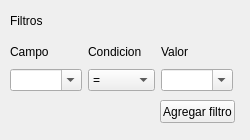
<?xml version="1.0" encoding="UTF-8"?>
<ui version="4.0">
 <class>Form</class>
 <widget class="QWidget" name="Form">
  <property name="geometry">
   <rect>
    <x>0</x>
    <y>0</y>
    <width>250</width>
    <height>140</height>
   </rect>
  </property>
  <property name="sizePolicy">
   <sizepolicy hsizetype="Fixed" vsizetype="Fixed">
    <horstretch>0</horstretch>
    <verstretch>0</verstretch>
   </sizepolicy>
  </property>
  <property name="windowTitle">
   <string>Form</string>
  </property>
  <widget class="QPushButton" name="pushButton">
   <property name="geometry">
    <rect>
     <x>160</x>
     <y>100</y>
     <width>75</width>
     <height>23</height>
    </rect>
   </property>
   <property name="text">
    <string>Agregar filtro</string>
   </property>
  </widget>
  <widget class="QLabel" name="lb_titulo">
   <property name="geometry">
    <rect>
     <x>10</x>
     <y>10</y>
     <width>69</width>
     <height>21</height>
    </rect>
   </property>
   <property name="text">
    <string>Filtros</string>
   </property>
  </widget>
  <widget class="QWidget" name="verticalLayoutWidget">
   <property name="geometry">
    <rect>
     <x>10</x>
     <y>40</y>
     <width>223</width>
     <height>51</height>
    </rect>
   </property>
   <layout class="QVBoxLayout" name="verticalLayout">
    <item>
     <layout class="QGridLayout" name="gridLayout">
      <item row="1" column="2">
       <widget class="QLabel" name="lb_valor">
        <property name="text">
         <string>Valor</string>
        </property>
       </widget>
      </item>
      <item row="2" column="0">
       <widget class="QComboBox" name="fil_campo">
        <property name="editable">
         <bool>true</bool>
        </property>
       </widget>
      </item>
      <item row="2" column="1">
       <widget class="QComboBox" name="fil_condicion">
        <property name="autoFillBackground">
         <bool>false</bool>
        </property>
        <property name="inputMethodHints">
         <set>Qt::ImhNone</set>
        </property>
        <property name="editable">
         <bool>false</bool>
        </property>
        <property name="currentIndex">
         <number>0</number>
        </property>
        <property name="frame">
         <bool>true</bool>
        </property>
        <property name="modelColumn">
         <number>0</number>
        </property>
        <item>
         <property name="text">
          <string>=</string>
         </property>
        </item>
        <item>
         <property name="text">
          <string>&lt;</string>
         </property>
        </item>
        <item>
         <property name="text">
          <string>&gt;</string>
         </property>
        </item>
        <item>
         <property name="text">
          <string>&lt;=</string>
         </property>
        </item>
        <item>
         <property name="text">
          <string>&gt;=</string>
         </property>
        </item>
        <item>
         <property name="text">
          <string>no =</string>
         </property>
        </item>
       </widget>
      </item>
      <item row="2" column="2">
       <widget class="QComboBox" name="fil_valor">
        <property name="editable">
         <bool>true</bool>
        </property>
       </widget>
      </item>
      <item row="1" column="0">
       <widget class="QLabel" name="lb_campo">
        <property name="text">
         <string>Campo</string>
        </property>
       </widget>
      </item>
      <item row="1" column="1">
       <widget class="QLabel" name="lb_condicion">
        <property name="text">
         <string>Condicion</string>
        </property>
       </widget>
      </item>
     </layout>
    </item>
   </layout>
  </widget>
 </widget>
 <resources/>
 <connections/>
</ui>
